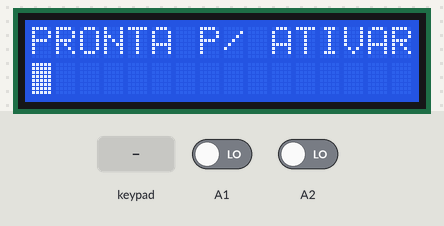
Bench run of a sketch on a simulated Arduino Uno, built with avr-gcc and run on an emulated ATmega328P. On the bench: 16×2 character LCD. The inputs (shaded band) are chosen by the test bench; at power-on: A1 LOW, A2 LOW.

Above: at 1.2 s.
1.3 s: key 'A' pressed
At 2.5 s:
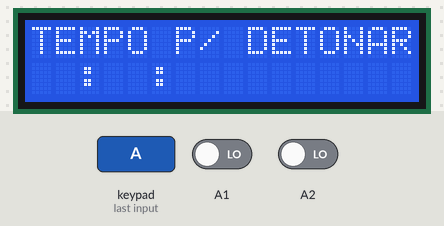
2.8 s: keypad keys 1 2 3 4 5 6 pressed 0.4 s apart
At 5.9 s:
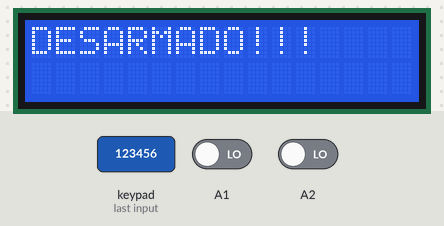
7.6 s: key 'C' pressed
At 8.3 s:
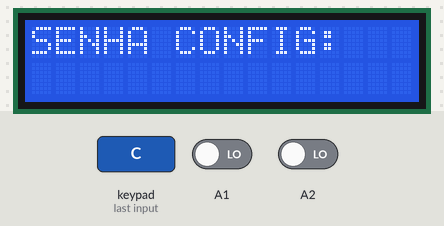
9.1 s: keypad keys 1 2 3 4 5 6 # pressed 0.4 s apart
At 14.7 s:
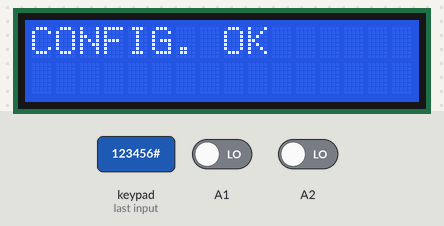
14.9 s: key '1' pressed
At 17.8 s:
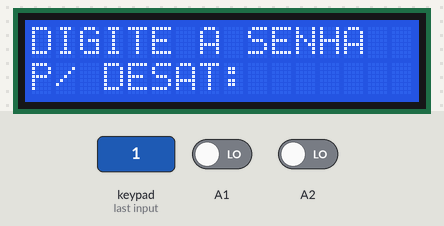
Timing chart, 0 to 18.9 s (numbered marks = the images above; inputs shaded):
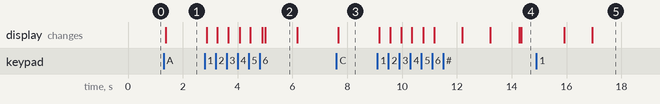

Measured:
- after the input at 1.3 s, the display: changes after 0.09 s (image 1)
- after the input at 2.8 s, the display: first changes after 0.07 s (image 2 shows a later state)
- after the input at 7.6 s, the display: changes after 0.08 s (image 3)
- after the input at 9.1 s, the display: first changes after 0.07 s (image 4 shows a later state)
- after the input at 14.9 s, the display: first changes after 1.0 s (image 5 shows a later state)
- what the display in image 2 shows lasts 1.2 s, from 5.0 s to 6.2 s

The sketch:

REVISAO_2.ino
```cpp
#include <Keypad.h>
#include <Password.h>
#include <EEPROM.h>
#include <LiquidCrystal_I2C.h>
#include <Wire.h>

Password senha_config = Password( "123456" );
Password senha_desativa = Password( "654321" );

const byte ROWS = 4; // Four rows
const byte COLS = 4; // Four columns

//Define the keymap
char keys[ROWS][COLS] = {
{'1','2','3','A'},
{'4','5','6','B'},
{'7','8','9','C'},
{'*','0','#','D'}
};

//// Connect keypad ROW0, ROW1, ROW2 and ROW3 to these Arduino pins.
byte rowPins[ROWS] = {6,7,8,9}; //connect to row pinouts

// Connect keypad COL0, COL1, COL2 and COL3 to these Arduino pins.
byte colPins[COLS] = {2,3,4,5}; //connect to column pinouts

// Create the Keypad
Keypad keypad = Keypad( makeKeymap(keys), rowPins, colPins, ROWS, COLS );

LiquidCrystal_I2C lcd(0x3F,2,1,0,4,5,6,7,3, POSITIVE);


//VARIAVEIS DO SISTEMA:

char digito_capturado = "";
char tempo[6];
char senha_capturada[6];
int modo_opera = 0;
int fio_desarme = 0;
int bomba_armada = 0;
int estado_fio_1 = 0;
int estado_fio_2 = 0;
int senha_ok = 0;

void setup(){
   Serial.begin(9600);
   lcd.begin(16, 2);
   pinMode(A1, INPUT);
   pinMode(A2, INPUT);

   //SPLASH
   /*
   lcd.clear();
   lcd.setCursor(0,0);
   lcd.print("    ORION*3D");
   lcd.setCursor(0,1);
   lcd.print("   TECNOLOGIA");
   delay(2000);
   lcd.clear();
   delay(500);
   lcd.setCursor(0,0);
   lcd.print("CARREGANDO...");
   delay(1000);
   lcd.setCursor(0,1);
   for (int i = 0; i < 8; i++){
    lcd.print((char)255); //CARACTER BARRA
    delay(200);
   }
   for (int i = 0; i < 8; i++){
    lcd.print((char)255); //CARACTER BARRA
    delay(75);
   }
   lcd.setCursor(0,0);
   lcd.print("CARREGADO.       ");
   delay(1500);
   */
   //FIM DO SPLASH

}

void loop(){

menu_principal();
delay(150);

}

void captura_digito(){
  int contador = 0;
  while (contador < 1) {
    char tecla = keypad.getKey();
    if (tecla != NO_KEY){
      delay(60);
      digito_capturado = tecla;
      contador++;
    }
  }
}

void menu_principal(){
  lcd.clear();
  lcd.setCursor(0,0);
  lcd.print("PRONTA P/ ATIVAR");
  lcd.setCursor(0,1);
  lcd.print((char) 255);
  captura_digito();
    //lcd.print (digito_capturado);
    if (digito_capturado == 'A'){
      ativa();
    }
    if (digito_capturado == 'C'){
      configura();
    }

}

void ativa(){
  lcd.clear();
  lcd.setCursor(0,0);
  lcd.print("TEMPO P/ DETONAR");
  lcd.setCursor(0,1);
  lcd.print("  :  :");
  lcd.setCursor(0,1);
  int numero_digitos = 6;
  int contador = 0;
  while (contador < numero_digitos){
    captura_digito();
    if (digito_capturado == '*' || digito_capturado == '#' || digito_capturado == 'A' || digito_capturado == 'B' || digito_capturado == 'C' || digito_capturado == 'D'){
      //NÃO FAÇA NADA.
    }
    else{
    tempo[contador] = digito_capturado;
    contador++;
    lcd.print(digito_capturado);
      if (contador == 2 || contador ==4){
        lcd.print(":");
      }
    }

  }


  bomba_armada = 1;

  senha_ok = 0;

  while (bomba_armada == 1){
      lcd.clear();
      lcd.setCursor(0,0);
      lcd.print("BOMBA ATIVADA!");
      lcd.setCursor(0,1);
      lcd.print("D - DESATIVAR");
      delay(100);
    estado_fio_1 = digitalRead(A1);
    estado_fio_2 = digitalRead(A2);
    if(estado_fio_1 == 1 && estado_fio_2 == 1){
      //NAO FACA NADA
    }else{
      if(fio_desarme == 1 && estado_fio_2 == 0){
        //DETONADO
        lcd.clear();
        lcd.setCursor(0,0);
        lcd.print("DETONADO");
        delay(1000);
        bomba_armada = 0;
      }else if(fio_desarme == 2 && estado_fio_1 == 0) {
        //DETONADO
        lcd.clear();
        lcd.setCursor(0,0);
        lcd.print("DETONADO");
        delay(1000);
        bomba_armada = 0;
      }else{
        //DESATIVADO!
        lcd.clear();
        lcd.setCursor(0,0);
        lcd.print("DESARMADO!!!");
        delay(1000);
        bomba_armada = 0;
      }
    }

    char key = keypad.getKey();
    if (key != NO_KEY){
      delay(60);
      if (key == 'D'){
        if (modo_opera == 1){

          pede_senha_desat();
        }
        if (modo_opera == 2){
          pede_fio_desat();
        }
        if (modo_opera == 3){
          pede_senha_desat();
          pede_fio_desat(); //PAREI AQUI
        }

      }else{
        //NAO FACA NADA.
      }
    }

  }

//FIM DA void ativa();
}

void configura(){
  lcd.clear();
  lcd.setCursor(0,0);
  lcd.print("SENHA CONFIG:");
  lcd.setCursor(0,1);
  int numero_digitos = 6;
  int contador = 0;
  while (contador < numero_digitos){
    captura_digito();
    if (digito_capturado == '*' || digito_capturado == '#' || digito_capturado == 'A' || digito_capturado == 'B' || digito_capturado == 'C' || digito_capturado == 'D'){
      //NÃO FAÇA NADA.
    }
    else{
      senha_capturada[contador] = digito_capturado;
      lcd.print(digito_capturado);
      contador++;
    }
  }
  delay(1000); //DELAY DEPOIS DA SENHA

  for (int i=0; i<6; i++){   //traz para senha_config a senha_capturada em 6 passos.
      senha_config.append(senha_capturada[i]);
  }

  if (senha_config.evaluate()){
    //FAZER AQUI A VALIDAÇÃO DA PASSWORD.
    //IF SENHA OK CONTINUA
    lcd.clear();
    lcd.setCursor(0,0);
    lcd.print("MODO DESARME:");
    lcd.setCursor(0,1);
    lcd.print("1 - SENHA");
    delay(1000);
    lcd.setCursor(0,0);
    lcd.print("2 - CORTA FIO");
    lcd.setCursor(0,1);
    lcd.print("3 - SENHA+CT FIO");
    delay(1000);
    lcd.clear();
    lcd.setCursor(0,0);
    lcd.print("DIGITE O MODO");
    lcd.setCursor(0,1);
    lcd.print("DESEJADO:");
    numero_digitos = 1;
    contador = 0;
    while (contador < numero_digitos){
      captura_digito();
      if (digito_capturado == '1'){
        lcd.print(digito_capturado);
        delay(1000);
        modo_opera = 1;
        pede_senha();
        contador++;
      } else if (digito_capturado == '2'){
        lcd.print(digito_capturado);
        delay(1000);
        modo_opera = 2;
        pede_fio();
        contador++;
          } else if (digito_capturado == '3'){
            lcd.print(digito_capturado);
            delay(1000);
            modo_opera = 3;
            pede_senha();
            pede_fio();
            contador++;
          }

      else{
        //NAO FAÇA NADA
      }
    senha_config.reset(); //RESETA A SENHA PARA PROXIMO LOOP

    lcd.clear();
    lcd.print("CONFIG. OK");
    delay(1500);

    }
  }else{
    lcd.clear();
    lcd.setCursor(0,0);
    lcd.print("SENHA INCORRETA!");
    delay(1000);
    senha_config.reset(); //RESETA A SENHA PARA PROXIMO LOOP

  }

 //FIM DA VOID CONFIGURA
}

void pede_senha(){
    lcd.clear();
    lcd.setCursor(0,0);
    lcd.print("DIGITE A SENHA");
    lcd.setCursor(0,1);
    lcd.print("P/ DESAT:");
    int numero_digitos = 6;
    int contador = 0;
    while (contador < numero_digitos){
      captura_digito();
      if (digito_capturado == '*' || digito_capturado == '#' || digito_capturado == 'A' || digito_capturado == 'B' || digito_capturado == 'C' || digito_capturado == 'D'){
        //NÃO FAÇA NADA.
      }
      else{
        senha_capturada[contador] = digito_capturado;
        lcd.print(digito_capturado);
        contador++;
      }
    }
    delay(1000); //DELAY PARA DEPOIS DA SENHA
}
void pede_fio(){
    lcd.clear();
    lcd.setCursor(0,0);
    lcd.print("DIGITE O FIO");
    lcd.setCursor(0,1);
    lcd.print("P/ DESAT:");
    int numero_digitos = 1;
    int contador = 0;
    while (contador < numero_digitos){
        captura_digito();
        if (digito_capturado == '1'){
          fio_desarme = 1;
          lcd.print(digito_capturado);
          contador++;
          delay(1000);
        }
        else if (digito_capturado == '2'){
          fio_desarme = 2;
          lcd.print(digito_capturado);
          contador++;
          delay(1000);
        }
        else{
          //NAO FAÇA NADA
        }
    }
}

void pede_senha_desat(){
 if(senha_ok == 0){
    lcd.clear();
    lcd.setCursor(0,0);
    lcd.print("DIGITE A SENHA");
    lcd.setCursor(0,1);
    lcd.print("P/ DESAT:");
    int numero_digitos = 6;
    int contador = 0;
    while (contador < numero_digitos){
      captura_digito();
      if (digito_capturado == '*' || digito_capturado == '#' || digito_capturado == 'A' || digito_capturado == 'B' || digito_capturado == 'C' || digito_capturado == 'D'){
        //NÃO FAÇA NADA.
      }
      else{
        senha_capturada[contador] = digito_capturado;
        lcd.print(digito_capturado);
        contador++;
      }
    }
    delay(1000); //DELAY PARA DEPOIS DA SENHA

    for (int i=0; i<6; i++){   //traz para senha_config a senha_capturada em 6 passos.
      senha_desativa.append(senha_capturada[i]);
    }

      if (senha_desativa.evaluate()){

          lcd.clear();
          lcd.setCursor(0,0);
          lcd.print("SENHA CORRETA!");
          senha_ok = 1;
          senha_desativa.reset();
          delay(1000);
          if (modo_opera == 1){
            bomba_armada = 0;
            lcd.clear();
            lcd.setCursor(0,0);
            lcd.print("DESARMADO!!!");
            delay(1000);
          }

      }else{
        lcd.clear();
        lcd.setCursor(0,0);
        lcd.print("SENHA");
        lcd.setCursor(0,1);
        lcd.print("INCORRETA!");
        senha_desativa.reset();
        delay(1000);
      }


 }

}

void pede_fio_desat(){
  if(senha_ok == 1 || modo_opera == 2){
    lcd.clear();
    lcd.setCursor(0,0);
    lcd.print("CORTE O FIO:");
    delay(1000);
  }
}
```
